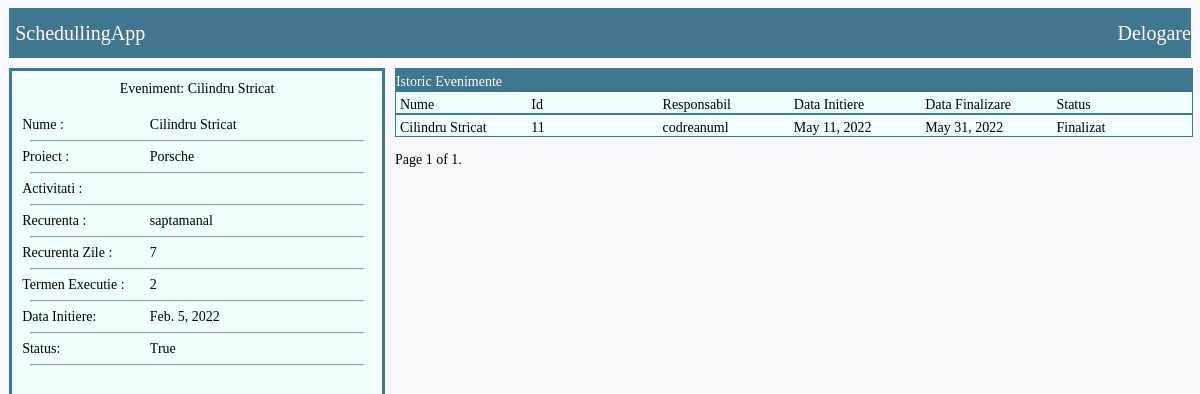
Before: /events/eveniment_template/3/ (signed in) with the older database file.
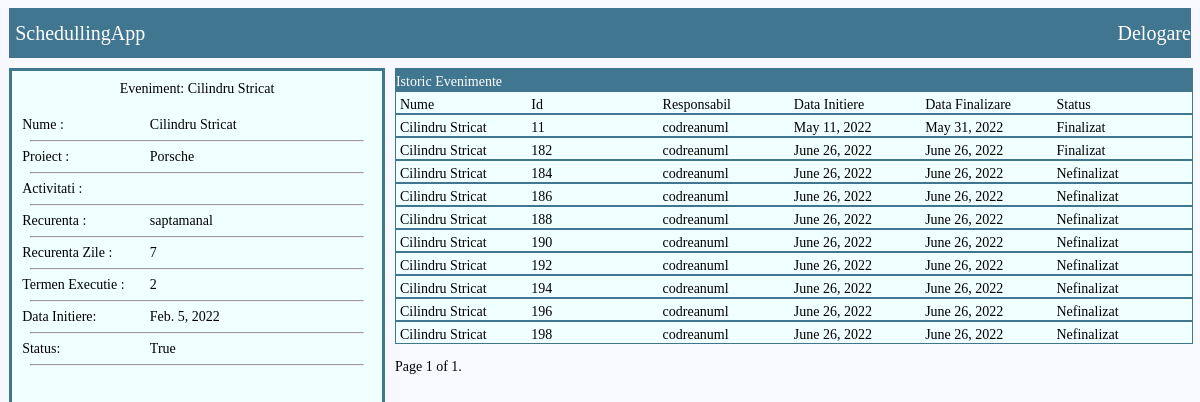
After: the same page with the newer database file.
### EVENTS/models.py (models this page shows, shortened)
class Eveniment(models.Model):
	responsabil=models.ForeignKey(User,related_name='eveniment_inst',on_delete=models.CASCADE)
	eveniment_template=models.ForeignKey(Eveniment_Template,related_name='eveniment_obj',on_delete=models.CASCADE)
	data_initiere=models.DateField()
	data_finalizare=models.DateField(blank=True)
	status=models.BooleanField() # 1 deschis si nefinalizat 2 deschis si finalizat
	class Meta :
		ordering=['data_finalizare']

class Eveniment_Template(models.Model):
	nume = models.CharField(max_length=100)
	proiect=models.ForeignKey(Proiect,related_name='evenimente',on_delete=models.CASCADE,null=True, blank=True)
	responsabil=models.ForeignKey(User,related_name='eveniment_temp',on_delete=models.CASCADE)
	activitati_necesare=models.TextField(max_length=300)
	CHOICES=[('saptamanal', 'saptamanal') , ('lunar','lunar') , ('anual','anual') , ('2ani','2ani') ]
	recurenenta=models.CharField(choices=CHOICES,max_length=100)
	recurenenta_zile=models.IntegerField()
	zile_executie=models.IntegerField()
	an_choice=[(2022,2022),(2023,2023),(2024,2024),(2025,2025),(2026,2026),]
	luna_choice=[(1,1),(2,2),(3,3),(4,4),(5,5),(6,6),(7,7),(8,8),(9,9),(10,10),(11,11),(12,12)]
	zi_choice=[(1,1),(2,2),(3,3),(4,4),(5,5),(6,6),(7,7),(8,8),(9,9),(10,10),(11,11),(12,12),(13,13),(14,14),(15,15),(16,16),(17,17),(18,18),(19,19),(20,20),(21,21),(22,22),(23,23),(24,24),(25,25),(26,26),(27,27),(28,28)]
	an_incepere=models.IntegerField(choices=an_choice)
	luna_incepere=models.IntegerField(choices=luna_choice)
	zi_incepere=models.IntegerField(choices=zi_choice)
	data_initiere=models.DateField(null=True)
	status=models.BooleanField()
	def __str__(self):
		return self.nume

### EVENTS/views.py (the view)
# urls.py: path('eveniment_template/<int:eveniment_pk>/',EVENTS_VIEWS.detalii_eveniment_template,name='detalii_eveniment_template'),
@login_required
def detalii_eveniment_template(request,eveniment_pk):
	eveniment_querry=Eveniment_Template.objects.get(pk=eveniment_pk)
	eveniment_querry_instances_req=Eveniment.objects.filter(eveniment_template=eveniment_querry)
	paginator = Paginator(eveniment_querry_instances_req, 40) # Show 25 contacts per page.
	page_number = request.GET.get('page')
	eveniment_querry_instances = paginator.get_page(page_number)
	return render(request,'EVENTS/datalii_eveniment_template.html',{'eveniment':eveniment_querry,'evenimente_instance':eveniment_querry_instances})

### PROJECTS/models.py (called while the page is built)
	def __str__(self):
		return self.nume

### templates/EVENTS/datalii_eveniment_template.html (shortened to what this page needs)
{% extends 'EVENTS/template.html' %}
{% block content %}
<div class="container_detalii_eveniment">
<div class="container_left_detalii_eveniment">
    <div class="nume">Eveniment: {{eveniment.nume}}</div>
    	<div class="row">
			<div class="col_nume">Nume : </div>
			<div class="col_nume_val">{{eveniment.nume}}</div>
		</div>
		<hr/>
		<div class="row">
			<div class="col_nume">Proiect : </div>
			<div class="col_nume_val">{{eveniment.proiect}}</div>
		</div>
		<hr/>
		<div class="row">
			<div class="col_nume">Activitati : </div>
		</div>
		<hr/>
		<div class="row">
			<div class="col_nume">Recurenta : </div>
			<div class="col_nume_val">{{eveniment.recurenenta}}</div>
		</div>
		<hr/>
		<div class="row">
			<div class="col_nume">Recurenta Zile : </div>
			<div class="col_nume_val">{{eveniment.recurenenta_zile}}</div>
		</div>
		<hr/>
		<div class="row">
			<div class="col_nume">Termen Executie : </div>
			<div class="col_nume_val">{{eveniment.zile_executie}}</div>
		</div>
		<hr/>
		<div class="row">
			<div class="col_nume">Data Initiere: </div>
			<div class="col_nume_val">{{eveniment.data_initiere}}</div>
		</div>
		<hr/>
		<div class="row">
			<div class="col_nume">Status: </div>
			<div class="col_nume_val">{{eveniment.status}}</div>
		</div>
		<hr/>
</div>
<div class="container_right_detalii_eveniment">
        <div class="row_h">
        	Istoric Evenimente
        </div>
        <div class="row">
        	<div class="col_nume">
                Nume
            </div>
            <div class="col_Id">
                Id
            </div>
            <div class="col_responsabil">
                Responsabil
            </div>
            <div class="col_data_initiere">
                Data Initiere
            </div>
            <div class="col_data_finalizare">
                Data Finalizare
            </div>
            <div class="col_status">
                Status
            </div>
        </div>
{% for eveniment in evenimente_instance %}
        <div class="row">
            <div class="col_nume_val">{{eveniment.eveniment_template}} </div>
            <div class="col_Id_val">{{eveniment.pk}}</div>
            <div class="col_responsabil_val">{{eveniment.responsabil}}</div>
            <div class="col_data_initiere_val">{{eveniment.data_initiere}}</div>
            <div class="col_data_finalizare_val">{{eveniment.data_finalizare}}</div>
            {% if eveniment.status == 0 %}
            <div class="col_status_val">Nefinalizat</div>
            {% else %}
            <div class="col_status_val">Finalizat</div>
            {% endif %}
        </div>
{% endfor %}
<div class="pagination">
    <span class="step-links">
        <span class="current">
            Page {{ evenimente_instance.number }} of {{ evenimente_instance.paginator.num_pages }}.
        </span>
    </span>
</div>
</div>
{% endblock %}

Changed rows visible on the page:
added Eveniment: eveniment_template "Cilindru Stricat", pk "182", responsabil "codreanuml", data_initiere "June 26, 2022", data_finalizare "June 26, 2022", status "Finalizat"
added Eveniment: eveniment_template "Cilindru Stricat", pk "184", responsabil "codreanuml", data_initiere "June 26, 2022", data_finalizare "June 26, 2022", status "Nefinalizat"
added Eveniment: eveniment_template "Cilindru Stricat", pk "186", responsabil "codreanuml", data_initiere "June 26, 2022", data_finalizare "June 26, 2022", status "Nefinalizat"
added Eveniment: eveniment_template "Cilindru Stricat", pk "188", responsabil "codreanuml", data_initiere "June 26, 2022", data_finalizare "June 26, 2022", status "Nefinalizat"
added Eveniment: eveniment_template "Cilindru Stricat", pk "190", responsabil "codreanuml", data_initiere "June 26, 2022", data_finalizare "June 26, 2022", status "Nefinalizat"
added Eveniment: eveniment_template "Cilindru Stricat", pk "192", responsabil "codreanuml", data_initiere "June 26, 2022", data_finalizare "June 26, 2022", status "Nefinalizat"
added Eveniment: eveniment_template "Cilindru Stricat", pk "194", responsabil "codreanuml", data_initiere "June 26, 2022", data_finalizare "June 26, 2022", status "Nefinalizat"
added Eveniment: eveniment_template "Cilindru Stricat", pk "196", responsabil "codreanuml", data_initiere "June 26, 2022", data_finalizare "June 26, 2022", status "Nefinalizat"
added Eveniment: eveniment_template "Cilindru Stricat", pk "198", responsabil "codreanuml", data_initiere "June 26, 2022", data_finalizare "June 26, 2022", status "Nefinalizat"
